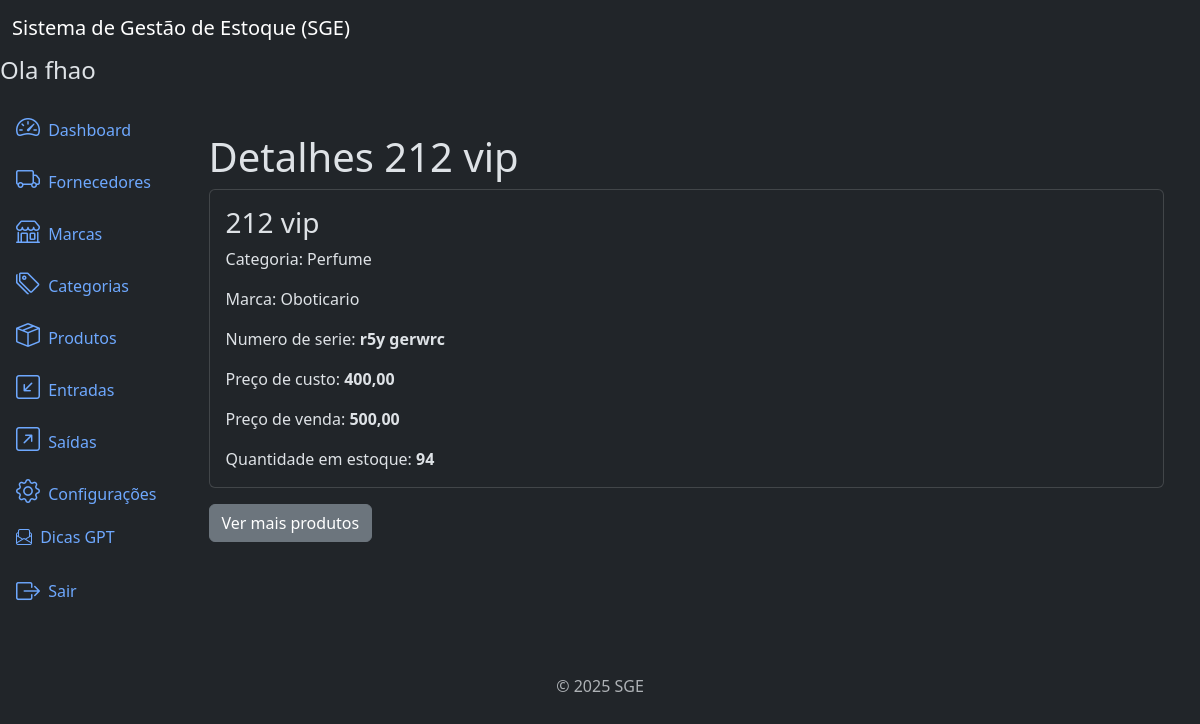
/products/2/detail/ (signed in), run on an earlier commit of the app's database.
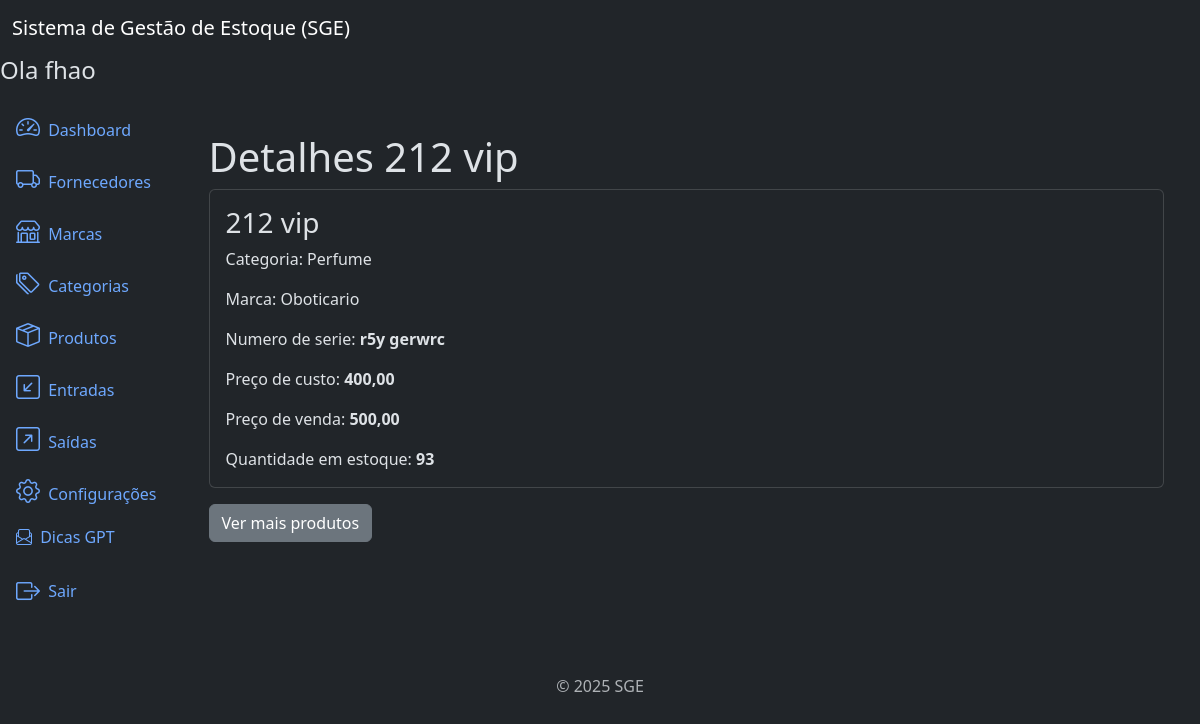
And on a later commit of the database.
### products/models.py (models this page shows, shortened)
class Product(models.Model):
    title = models.CharField(
        max_length=500
    )
    brand = models.ForeignKey(
        Brand,
        on_delete=models.PROTECT,
        related_name='products'
    )
    category = models.ForeignKey(
        Category,
        on_delete=models.PROTECT,
        related_name='products'
    )
    description = models.TextField(
        blank=True,
        null=True,
    )
    serie_number = models.CharField(
        max_length=200,
        blank=True,
        null=True,
    )
    cost_price = models.DecimalField(
        max_digits=20,
        decimal_places=2,
    )  # preço de custo
    selling_price = models.DecimalField(
        max_digits=20,
        decimal_places=2,
    )  # preço vendido
    quantity = models.IntegerField(
        default=0,
    )
    created_at = models.DateTimeField(
        auto_now_add=True,
    )
    updated_at = models.DateTimeField(
        auto_now=True
    )
    class Meta:
        ordering = ['title']

### categories/models.py (models this page shows)
class Category(models.Model):
    name = models.CharField(max_length=500)
    description = models.TextField(
        blank=True,
        null=True,
    )
    created_at = models.DateTimeField(
        auto_now_add=True
    )
    updated_at = models.DateTimeField(
        auto_now=True
    )
    class Meta:
        ordering = ['name']
    def __str__(self):
        return self.name

### brands/models.py (models this page shows)
class Brand(models.Model):
    name = models.CharField(max_length=500)
    description = models.TextField(
        blank=True,
        null=True,
    )
    created_at = models.DateTimeField(
        auto_now_add=True
    )
    updated_at = models.DateTimeField(
        auto_now=True
    )
    class Meta:
        ordering = ['name']
    def __str__(self):
        return self.name

### products/views.py (the view)
# urls.py: path('products/<int:pk>/detail/', views.ProductDetailView.as_view(), name='product_detail'),
class ProductDetailView(LoginRequiredMixin, PermissionRequiredMixin, DetailView):
    model = models.Product
    template_name = 'product_detail.html'
    permission_required = 'products.view_product'

### products/templates/product_detail.html (shortened to what this page needs)
{% extends 'base.html' %}
{% block content %}
<div class="container mt-4">
   <h3 class="display-6"> Detalhes {{ object.title }}</h3>
   <div class="card">
      <div class="card-body">
         <h3 class="card-title">{{ object.title }}</h3>
         <p class="card-text">Categoria: {{ object.category }}</p>
         <p class="card-text">Marca: {{ object.brand }}</p>
         <p class="card-text">Numero de serie: <strong>{{ object.serie_number }}</strong></p>
         <p class="card-text">Preço de custo: <strong>{{ object.cost_price }}</strong></p>
         <p class="card-text">Preço de venda: <strong>{{ object.selling_price }}</strong></p>
         <p class="card-text">Quantidade em estoque: <strong>{{ object.quantity }}</strong></p>
      </div>
   </div>
   <a href="{% url 'product_list' %}" class="btn btn-secondary mt-3">Ver mais produtos</a>
</div>
{% endblock %}

What changed in the data, as far as the page shows it:
changed Product "212 vip": quantity "94" → "93"
